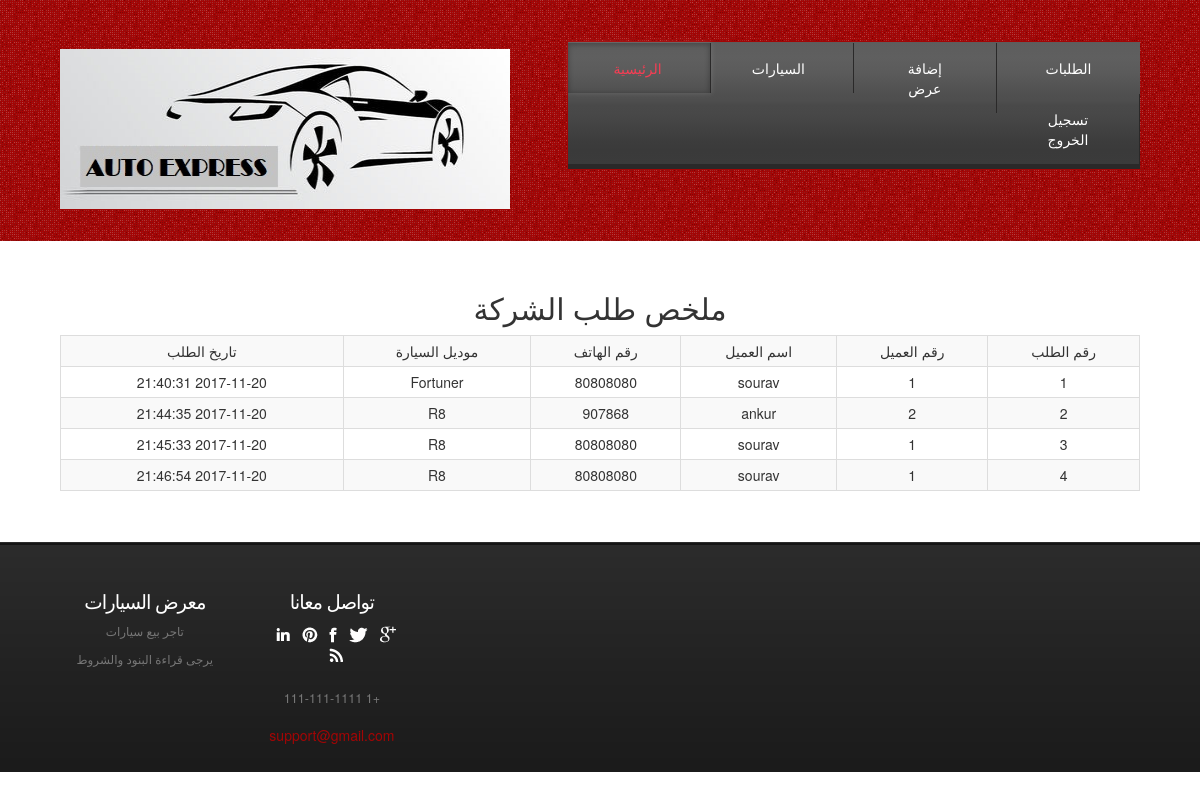
/admin/adminorders.php (signed in), run on the app's committed database.
### tables this page shows
CREATE TABLE IF NOT EXISTS `sale2` (
  `sale_id` int(11) NOT NULL AUTO_INCREMENT,
  `customer_id` int(11) NOT NULL,
  `carmodel` varchar(100) NOT NULL,
  `ordertime` datetime NOT NULL,
  PRIMARY KEY (`sale_id`)
);

CREATE TABLE IF NOT EXISTS `customer` (
  `c_id` int(11) NOT NULL AUTO_INCREMENT,
  `name` varchar(30) NOT NULL,
  `email` varchar(250) NOT NULL,
  `pass` varchar(250) NOT NULL,
  `phone` varchar(100) NOT NULL,
  `address` varchar(20) NOT NULL,
  PRIMARY KEY (`c_id`)
);

CREATE TABLE IF NOT EXISTS `model` (
  `model` int(11) NOT NULL,
  `m_id` int(11) NOT NULL,
  `name` varchar(20) NOT NULL,
  `year` year(4) NOT NULL,
  `basic_spec` varchar(200) NOT NULL,
  PRIMARY KEY (`model`),
  KEY `m_id` (`m_id`)
);

### admin/adminorders.php (the view, shortened to what this page needs)
<!DOCTYPE HTML>
<html>
<head>
<link href="css/style.css" rel="stylesheet" type="text/css" media="all" />
<link rel="stylesheet" href="https://maxcdn.bootstrapcdn.com/bootstrap/3.3.7/css/bootstrap.min.css">
</head>
<body>
<div class="header">
<div class="wrap">
	<div class="header-bot">
		 <div class="logo">
			 <a href="index.html"><img src="images/logo.png" alt="" style="width:450px; height: 160px;"></a>
		 </div>
		 <div class="cart">
         <div class="menu-main">
            <ul class="dc_css3_menu">
                 <li class="active"><a href="admin.php"> الرئيسية </a></li>
                  <li><a href="admincars.php"> السيارات </a></li>
                  <li><a href="adminaddcar.php"> إضافة عرض </a></li>
                  <li><a href="adminorders.php"> الطلبات </a></li>
                  <li><a href="adminlogout.php"> تسجيل الخروج</a></li>
              </ul>
         </div>
		</div>
	   </div>
	  </div>
</div>
<div class="header-bottom">
	<div class="wrap">
		<div class="page-not-found">
			<div class="text-center">
          <h2>ملخص طلب الشركة
          </h2>
        </div>
        <div class="container-fluid row">
            <div class="col-md-3"></div>
          <div class="s">
                  <table class="table table-bordered table-responsive table-striped table-hover table-condensed text-center " >
                    <tr>
                        <th class = "text-center">رقم الطلب</th>
                        <th class = "text-center"> رقم العميل</th>
                        <th class = "text-center"> اسم العميل </th>
                        <th class = "text-center"> رقم الهاتف  </th>
                        <th class = "text-center"> موديل السيارة </th>
                        <th class = "text-center">تاريخ الطلب</th>
                       </tr>
                              <?php
                                    $db=mysqli_connect("localhost","root","12345678","car");
                                    $getorders= mysqli_query($db, "SELECT * from sale2 ");
                                    $numrows3 =mysqli_num_rows($getorders);
                                    if($numrows3 !=0)
                                    {
                                        while($row3=mysqli_fetch_assoc($getorders))
                                        {
                                                        $dbsaleid=$row3['sale_id'];
                                                        $dbcustomerid=$row3['customer_id'];
                                                        $carnumber=$row3['carmodel'];
                                                        $date=$row3['ordertime'];
                                                $getusercarname = mysqli_query($db, "SELECT name from model where model = '".$carnumber."'");
                                                $numrows2 =mysqli_num_rows($getusercarname);
                                                if($numrows2 !=0)
                                                {
                                                    while($row2=mysqli_fetch_assoc($getusercarname))
                                                    {
                                                        $dbusercarname=$row2['name'];
                                                    }
                                                }
                                                $getusername= mysqli_query($db, "SELECT name,phone from customer where c_id = '".$dbcustomerid."'");
                                                $numrows =mysqli_num_rows($getusername);
                                                if($numrows !=0)
                                                {
                                                    while($row=mysqli_fetch_assoc($getusername))
                                                    {
                                                        $dbusername=$row['name'];
                                                        $dbuserphone=$row['phone'];
                                                    }
                                                }
                                                            echo "<tr>" ;
                                                            echo "<td>$dbsaleid</td>";
                                                           echo "<td>$dbcustomerid</td>";
                                                           echo "<td>$dbusername</td>";
                                                           echo "<td>$dbuserphone</td>";
                                                            echo "<td>$dbusercarname</td>";
                                                             echo "<td>$date</td>";
                                                            echo" </tr>";
                                        }
                                    }
                            ?>
                   </table>
          </div>
            <div class="col-md-3"></div>
        </div>
		</div>
	</div>
</div>
<div class="footer">
	<div class="wrap">
	   <div class="footer-top">
				<div class="col_1_of_5 span_1_of_5">
					<div class="footer-grid twitts">
					<h3> معرض السيارات </h3>
						<div class="f_menu">
							 <ul>
						          <li> تاجر بيع سيارات</li>
						     	  <li>يرجى قراءة البنود والشروط </li>
						     </ul>
						</div>
				   </div>
				</div>
				<div class="col_1_of_5 span_1_of_5">
					<div class="footer-grid twitts">
						<h3>تواصل معانا</h3>
						<ul class="follow_icon">
							<li><a href="#" style="opacity: 1;"><img src="images/follow_icon.png" alt=""></a></li>
							<li><a href="#" style="opacity: 1;"><img src="images/follow_icon1.png" alt=""></a></li>
							<li><a href="#" style="opacity: 1;"><img src="images/follow_icon2.png" alt=""></a></li>
							<li><a href="#" style="opacity: 1;"><img src="images/follow_icon3.png" alt=""></a></li>
							<li><a href="#" style="opacity: 1;"><img src="images/follow_icon4.png" alt=""></a></li>
							<li><a href="#" style="opacity: 1;"><img src="images/follow_icon5.png" alt=""></a></li>
						</ul>
						<p>+1 111-111-1111</p>
						<span>support@gmail.com</span>
					</div>
				</div>
		</div>
	</div>
</div>
</body>
</html>

### data on the page
sale2: sale_id "1", customer "1", customer.name "sourav", customer.phone "80808080", model.name "Fortuner", ordertime "2017-11-20 21:40:31"
sale2: sale_id "2", customer "2", customer.name "ankur", customer.phone "907868", model.name "R8", ordertime "2017-11-20 21:44:35"
sale2: sale_id "3", customer "1", customer.name "sourav", customer.phone "80808080", model.name "R8", ordertime "2017-11-20 21:45:33"
sale2: sale_id "4", customer "1", customer.name "sourav", customer.phone "80808080", model.name "R8", ordertime "2017-11-20 21:46:54"
